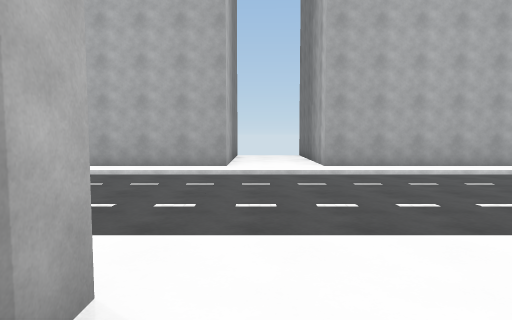
view 1 (above)

19 first-person views from a walk through a 3-D level made in the Unity game engine. The camera is 1.5 m above the floor, tilts 4° down and sees 75° across. The floor is counted in squares, 2 m on a side. Each view is taken from the middle of a square. On the plan, view 1 faces up. The plan holds only what a view shows up to about 11 squares ahead; the rest is blank. The place goes on beyond the plan. The player is left out. Surface patterns are stand-ins for the level's own textures.

view 2
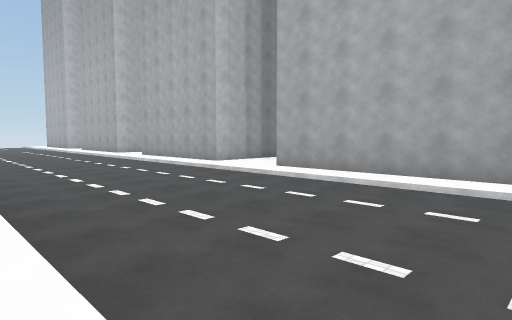

view 3
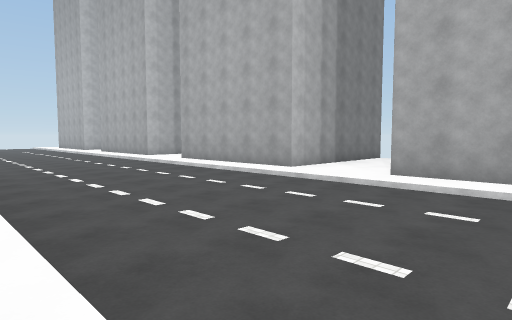

view 4
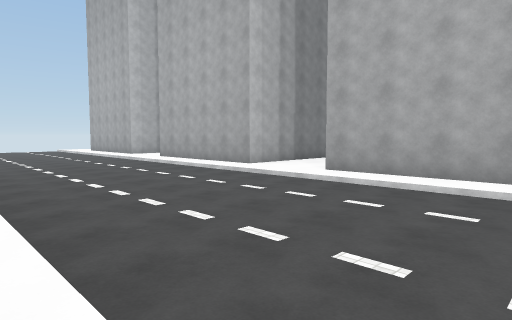

view 5
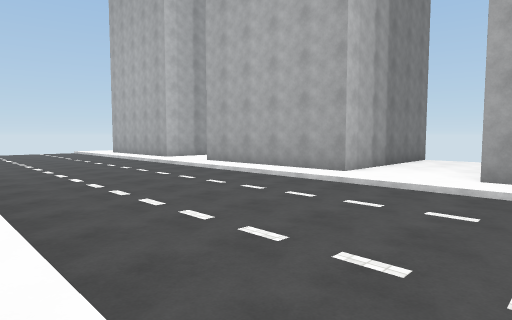

view 6
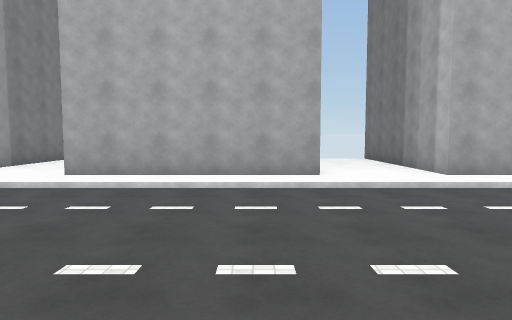

view 7
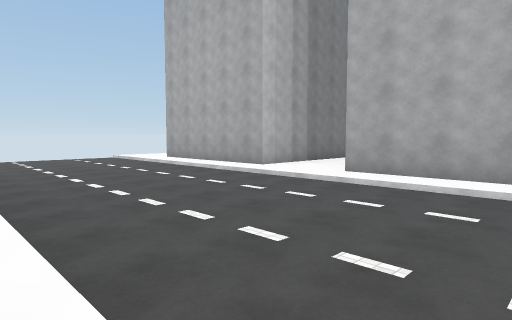

view 8
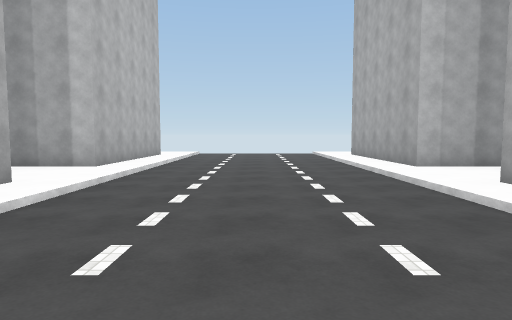

view 9
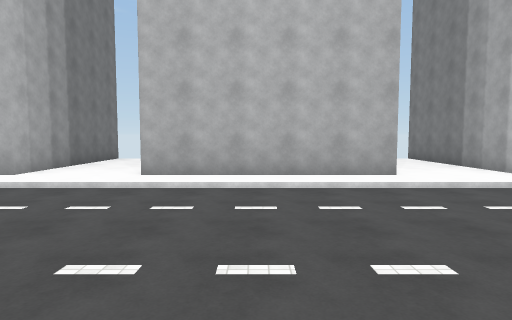

view 10
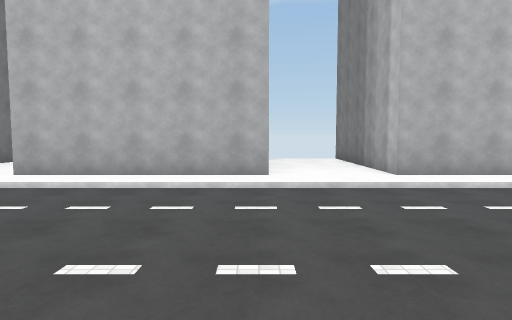

view 11
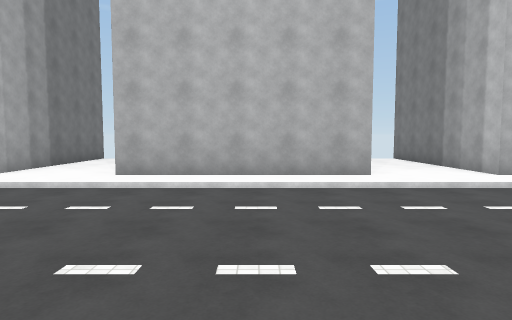

view 12
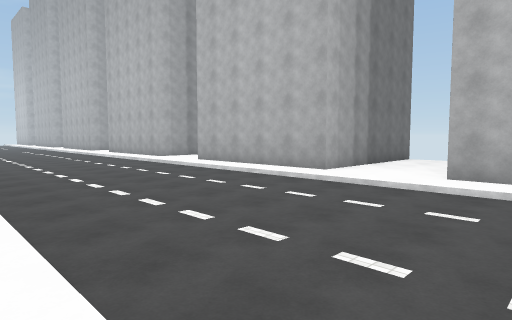

view 13
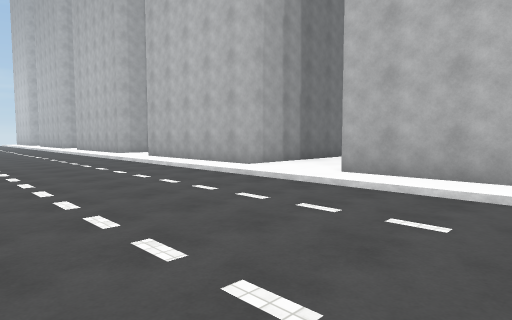

view 14
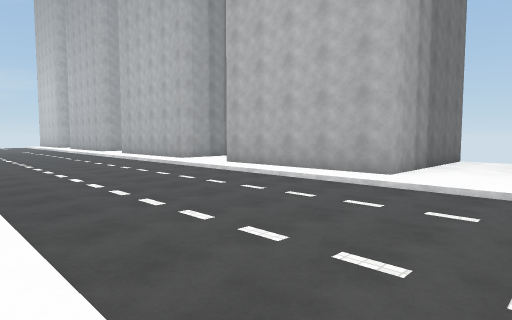

view 15
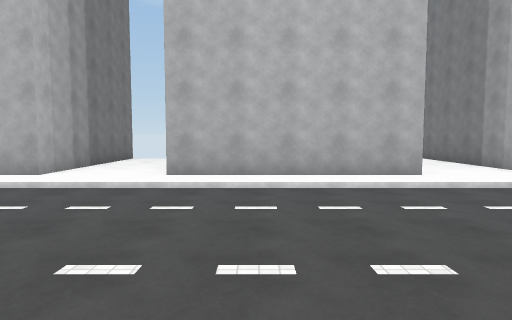

view 16
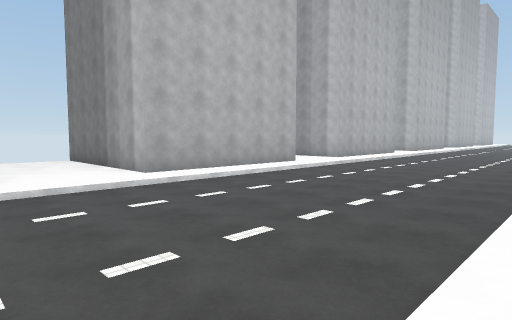

view 17
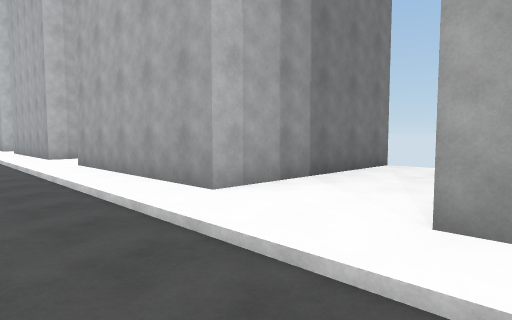

view 18
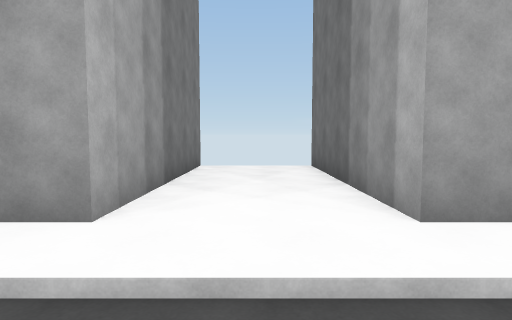

view 19
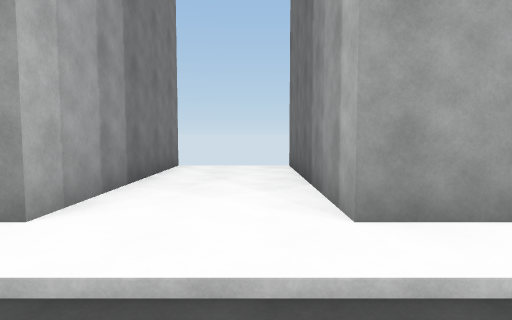

### Floor plan
Key: @ floor where view 1 was taken; # wall or solid block; . main floor; - floor 0.25 m lower than the main floor.
Columns run from 24 left of view 1 to 10 right of it. Each row starts with its distance up from view 1.
 14         #              #      #   #
 13 #       #..#           #..#   #...#
 12 #.      #..#   #..     #..#   #...#
 11 #..     #..#   #..     #..#   #...#
 10 #..     #..#   #...    #..#   #...#
  9 #...#####..#####...#####..#####...#
  8 ...................................
  7 -----------------------------------
  6 -----------------------------------
  5 -----------------------------------
  4 -----------------------------------
  3 ----------------------------------
  2 ...................................
  1 #...#####..#####...#####..#####...#
  0 #...    #..#    ...#   #@.#   #...#
 -1 #..     #..#    ...#   #..#   #...#
 -2 #..     #..#     ..#   #..#   #...#
 -3 #.      #..#     ..#   # .#   #...#
 -4                           #   #

Where each view was taken, in squares from view 1:
view 1: 0 up, 0 right, facing up
view 2: 2 up, 0 right, facing up-left
view 3: 2 up, 3 left, facing up-left
view 4: 2 up, 9 left, facing up-left
view 5: 2 up, 12 left, facing up-left
view 6: 2 up, 17 left, facing up
view 7: 2 up, 17 left, facing up-left
view 8: 5 up, 16 left, facing left
view 9: 8 up, 18 left, facing down
view 10: 8 up, 13 left, facing down
view 11: 8 up, 11 left, facing down
view 12: 8 up, 10 left, facing down-right
view 13: 7 up, 4 left, facing down-right
view 14: 8 up, 1 left, facing down-right
view 15: 8 up, 5 right, facing down
view 16: 8 up, 10 right, facing down-left
view 17: 6 up, 10 right, facing up-left
view 18: 6 up, 8 right, facing up
view 19: 6 up, 1 right, facing up
